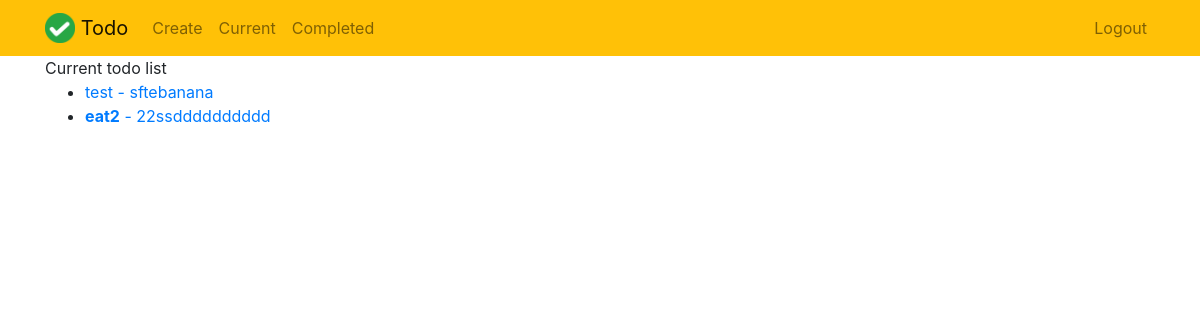
/current/ (signed in), run on an earlier commit of the app's database.
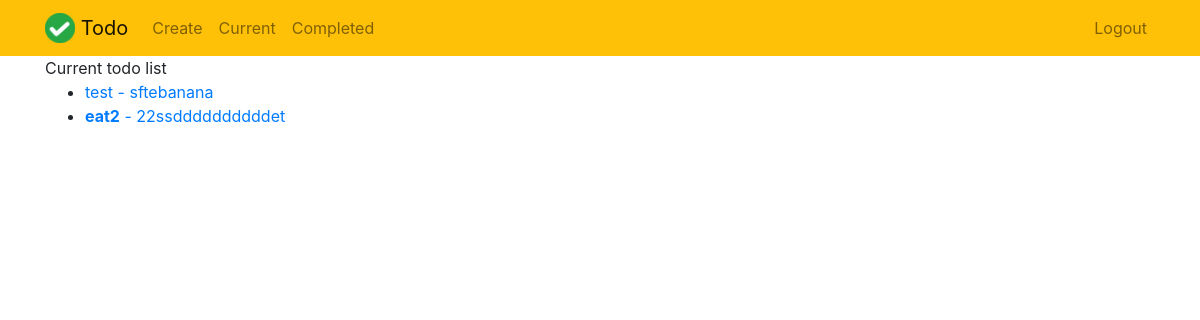
And on a later commit of the database.
### todo/models.py (models this page shows, shortened)
class Todo(models.Model):
    title = models.CharField(max_length=100) #max length is 100 letters
    memo = models.TextField(blank=True) #can fill in empty
    datecreated = models.DateTimeField(auto_now_add=True) #show when it was created
    datecompleted = models.DateTimeField(null=True, blank=True) #when it was finished
    importance = models.BooleanField(default=False) #checkbox  importance of todo
    user = models.ForeignKey(User, on_delete=models.CASCADE) #stores relationship with user(user id)

### todo/views.py (the view)
# urls.py: path('current/', views.currenttodos, name='currenttodos'),
@login_required
def currenttodos(request):
    todos = Todo.objects.filter(user=request.user, datecompleted__isnull=True)
    return render(request, 'todo/currenttodos.html', {'todos':todos})

### todo/templates/todo/currenttodos.html
{% extends 'todo/base.html' %}
{% block content %}
Current todo list
<ul>
{% for todo in todos %}
    <li>
        <a href="{% url 'viewtodo' todo.id %}">
        {% if todo.importance %}<b>{% endif %}{{ todo.title }}{% if todo.importance %}</b>{% endif %}
        {% if todo.memo %} - {{ todo.memo }}{% endif %}
        </a>
    </li>
{% endfor %}
</ul>
{% endblock %}

What changed in the data, as far as the page shows it:
changed Todo "eat2": memo "22ssdddddddddd" → "22ssddddddddddet"
